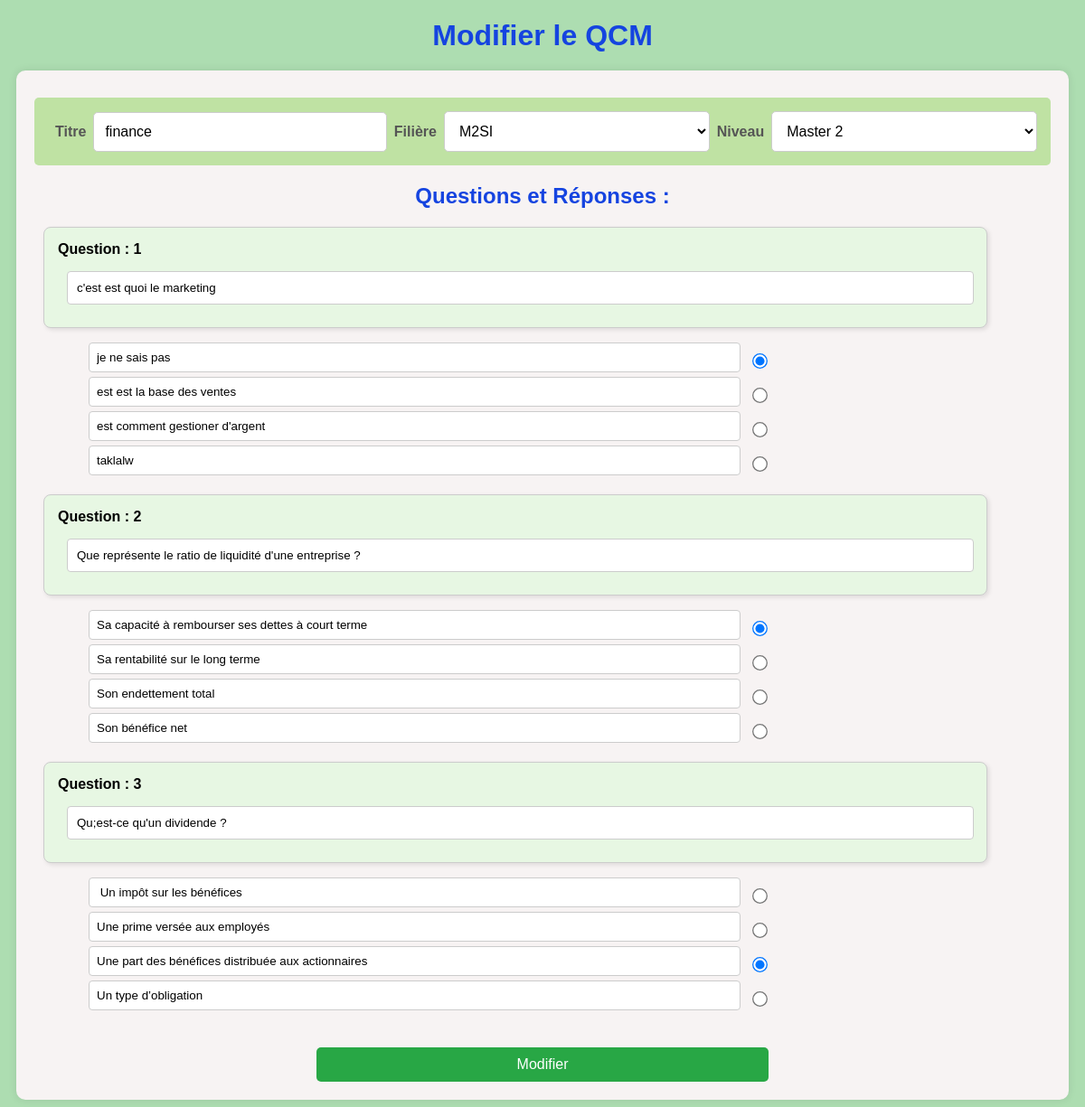
The page /pages/Modifier_qcm.php?id=25 on the database its author committed.
### tables this page shows
CREATE TABLE `qcm` (
  `id_qcm` int(11) NOT NULL,
  `niveau` int(11) NOT NULL,
  `titre` varchar(100) NOT NULL,
  `filiere` int(11) NOT NULL
);

CREATE TABLE `filiere` (
  `id` int(11) NOT NULL,
  `lib_fil` varchar(100) NOT NULL,
  `abr_fil` varchar(50) NOT NULL
);

CREATE TABLE `niveau` (
  `id` int(11) NOT NULL,
  `lib_niv` varchar(100) NOT NULL,
  `abr_niv` varchar(50) NOT NULL
);

CREATE TABLE `questions` (
  `id` int(11) NOT NULL,
  `id_qcm` int(11) NOT NULL,
  `texte_question` varchar(255) NOT NULL
);

CREATE TABLE `reponses` (
  `id` int(11) NOT NULL,
  `question_id` int(11) DEFAULT NULL,
  `texte_reponse` text NOT NULL,
  `est_correct` tinyint(1) NOT NULL DEFAULT 0
);

### pages/Modifier_qcm.php (the view, shortened to what this page needs)
<?php
require_once "../config/connexion.php";
?>
<?php
$sql_filiere = "SELECT id, abr_fil FROM filiere order by id";
$stmt_filiere = $pdo->prepare($sql_filiere);
$stmt_filiere->execute();
$filieres = $stmt_filiere->fetchAll(PDO::FETCH_ASSOC);
$sql_niveau = "SELECT id, lib_niv FROM niveau";
$stmt_niveau = $pdo->prepare($sql_niveau);
$stmt_niveau->execute();
$niveaux = $stmt_niveau->fetchAll(PDO::FETCH_ASSOC);
$id = intval($_GET['id']);
$sql = "SELECT * FROM qcm WHERE id_qcm = $id";
$stmt = $pdo->prepare($sql);
$stmt->execute();
$qcm = $stmt->fetch(PDO::FETCH_ASSOC);
$sql2 = "SELECT * FROM questions WHERE id_qcm = $id";
$stmt2 = $pdo->prepare($sql2);
$stmt2->execute();
$questions = $stmt2->fetchAll(PDO::FETCH_ASSOC);
$reponses = [];
foreach ($questions as $question) {
    $sql3 = "SELECT * FROM reponses WHERE question_id = $question[id]";
    $stmt3 = $pdo->prepare($sql3);
    $stmt3->execute();
    $reponses[$question['id']] = $stmt3->fetchAll(PDO::FETCH_ASSOC);
}
?>
<!DOCTYPE html>
<html lang="fr">
<head>
    <link rel="stylesheet" href="../assets/css/Modifier_QCM.css">
</head>
<body>
<h1>Modifier le QCM</h1>
<form method="POST" action="../scripts/ModiffierQCM.php">
   <div class="info-box">
    <label>Titre</label>
    <input type="text" name="titre" value="<?= htmlspecialchars($qcm['titre']) ?>" required>
    <label>Filière</label>
    <select name="filiere" required>
    <?php foreach ($filieres as $filiere): ?>
        <option value="<?= htmlspecialchars($filiere['id']) ?>" <?= ($qcm['filiere'] == $filiere['id']) ? 'selected' : '' ?>>
            <?= htmlspecialchars($filiere['abr_fil']) ?>
        </option>
      <?php endforeach; ?>
    </select>
    <label>Niveau</label>
    <select name="niveau" required>
       <?php foreach ($niveaux as $niveau): ?>
          <option value="<?= $niveau['id'] ?>" <?= ($qcm['niveau'] == $niveau['id']) ? 'selected' : '' ?>>
              <?= htmlspecialchars($niveau['lib_niv']) ?>
        </option>
      <?php endforeach; ?>
   </select>
    </div>
    <h2>Questions et Réponses :</h2>
    <?php $i=1; ?>
    <?php foreach ($questions as $question): ?>
        <div class="question">
            <label>Question : <?php echo $i; ?></label>
            <input type="text" name="questions[<?= $question['id'] ?>]" value="<?= htmlspecialchars_decode($question['texte_question']) ?>" required>
        </div>
        <ul>
            <?php foreach ($reponses[$question['id']] as $reponse): ?>
                <li class="reponses">
                    <input type="text" name="reponses[<?= $question['id'] ?>][<?= $reponse['id'] ?>]" value="<?= htmlspecialchars_decode($reponse['texte_reponse']) ?>" required>
                    <input type="radio" name="correct[<?= $question['id'] ?>]" value="<?= $reponse['id'] ?>" <?= $reponse['est_correct'] ? 'checked' : '' ?>>
                </li>
            <?php endforeach; ?>
        </ul>
        <?php $i++ ; ?>
    <?php endforeach; ?>
    <div class="btn">
    <button type="submit">Modifier</button>
    </div>
</form>
</body>
</html>

### assets/css/Modifier_QCM.css (style rules this page uses)
body { font-family: Arial, sans-serif; background-color:rgb(173, 221, 177); }
form { max-width: 100%; margin: 10px; background: rgb(247, 243, 243); padding: 20px; border-radius: 10px; box-shadow: 0px 0px 10px rgba(0, 0, 0, 0.1); }
.info-box { background:rgb(191, 226, 163); padding: 15px; margin-top: 10px; border-left: 5px solidrgb(0, 255, 85); border-radius: 5px; display: flex; justify-content: space-between; align-items: center; }
h2 { text-align: center; color: rgb(21, 68, 224);; margin-bottom: 20px; font-weight: bold; }
h1 { text-align: center; color:rgb(21, 68, 224); margin-bottom: 20px; font-weight: bold; }
.info-box label { font-weight: bold; font-size: 16px; color: #555; display: block; margin: 8px; }
.info-box input[type="text"] { width: 100%; padding: 12px; font-size: 16px; border: 1px solid #ccc; border-radius: 5px; box-sizing: border-box; }
.info-box select { width: 90%; padding: 12px; font-size: 16px; border: 1px solid #ccc; border-radius: 5px; background: white; box-sizing: border-box; }
.question { border: 1px solid #ddd; margin: 10px; background:rgb(231, 247, 227); padding: 15px; border-radius: 8px; border: 1px solid #ccc; width: 90%; box-shadow: 2px 2px 5px rgba(0, 0, 0, 0.1); }
.question input[type="text"] { width: 97%; padding: 10px; border: 1px solid #ccc; border-radius: 4px; margin-bottom: 10px; margin: 10px; }
.question label { font-weight: bold; display: block; margin-bottom: 5px; }
.btn { display: flex; justify-content: center; }
.btn button { background-color: #28a745; color: white; border: none; width: 500px; padding: 10px; margin-top: 20px; border-radius: 5px; font-size: 16px; cursor: pointer; }

### pages/Modifier_qcm.php (style rules this page uses)
body { font-family: Arial, sans-serif; background-color:rgb(173, 221, 177); }
form { max-width: 100%; margin: 10px; background: rgb(247, 243, 243); padding: 20px; border-radius: 10px; box-shadow: 0px 0px 10px rgba(0, 0, 0, 0.1); }
.info-box { background:rgb(191, 226, 163); padding: 15px; margin-top: 10px; border-left: 5px solidrgb(0, 255, 85); border-radius: 5px; display: flex; justify-content: space-between; align-items: center; }
h2 { text-align: center; color: rgb(21, 68, 224);; margin-bottom: 20px; font-weight: bold; }
h1 { text-align: center; color:rgb(21, 68, 224); margin-bottom: 20px; font-weight: bold; }
.info-box label { font-weight: bold; font-size: 16px; color: #555; display: block; margin: 8px; }
.info-box input[type="text"] { width: 100%; padding: 12px; font-size: 16px; border: 1px solid #ccc; border-radius: 5px; box-sizing: border-box; }
.info-box select { width: 90%; padding: 12px; font-size: 16px; border: 1px solid #ccc; border-radius: 5px; background: white; box-sizing: border-box; }
.question { border: 1px solid #ddd; margin: 10px; background:rgb(231, 247, 227); padding: 15px; border-radius: 8px; border: 1px solid #ccc; width: 90%; box-shadow: 2px 2px 5px rgba(0, 0, 0, 0.1); }
.question input[type="text"] { width: 97%; padding: 10px; border: 1px solid #ccc; border-radius: 4px; margin-bottom: 10px; margin: 10px; }
.question label { font-weight: bold; display: block; margin-bottom: 5px; }
.reponses { margin-left: 20px; display: flex; align-items: center; width: 70%; }
.reponses input[type="text"] { flex-grow: 1; padding: 8px; border: 1px solid #ccc; border-radius: 4px; margin-right: 10px; margin-bottom: 5px; }
.reponses input[type="radio"] { transform: scale(1.3); cursor: pointer; margin-right: 10px; }
.btn { display: flex; justify-content: center; }
.btn button { background-color: #28a745; color: white; border: none; width: 500px; padding: 10px; margin-top: 20px; border-radius: 5px; font-size: 16px; cursor: pointer; }

### rows shown on the page
qcm: titre "finance", filiere "M2SI", niveau "Master 2"
questions: texte_question "c'est est quoi le marketing"
reponses: texte_reponse "je ne sais pas", est_correct "☑"
reponses: texte_reponse "est est la base des ventes"
reponses: texte_reponse "est comment gestioner d'argent"
reponses: texte_reponse "taklalw"
questions: texte_question "Que représente le ratio de liquidité d'une entreprise ?"
reponses: texte_reponse "Sa capacité à rembourser ses dettes à court terme", est_correct "☑"
reponses: texte_reponse "Sa rentabilité sur le long terme"
reponses: texte_reponse "Son endettement total"
reponses: texte_reponse "Son bénéfice net"
questions: texte_question "Qu;est-ce qu'un dividende ?"
reponses: texte_reponse "Un impôt sur les bénéfices"
reponses: texte_reponse "Une prime versée aux employés"
reponses: texte_reponse "Une part des bénéfices distribuée aux actionnaires", est_correct "☑"
reponses: texte_reponse "Un type d’obligation"
